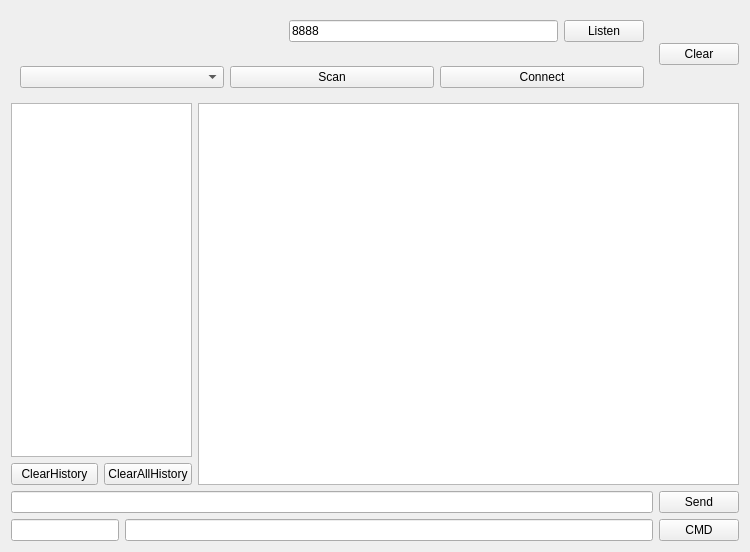
<?xml version="1.0" encoding="UTF-8"?>
<ui version="4.0">
 <class>MainWidget</class>
 <widget class="QWidget" name="MainWidget">
  <property name="geometry">
   <rect>
    <x>0</x>
    <y>0</y>
    <width>750</width>
    <height>552</height>
   </rect>
  </property>
  <property name="windowTitle">
   <string>Form</string>
  </property>
  <layout class="QVBoxLayout" name="verticalLayout_2">
   <item>
    <layout class="QGridLayout" name="gridLayout">
     <item row="0" column="0">
      <widget class="QWidget" name="wgtTcp" native="true">
       <layout class="QHBoxLayout" name="horizontalLayout">
        <item>
         <spacer name="horizontalSpacer_2">
          <property name="orientation">
           <enum>Qt::Horizontal</enum>
          </property>
          <property name="sizeHint" stdset="0">
           <size>
            <width>40</width>
            <height>20</height>
           </size>
          </property>
         </spacer>
        </item>
        <item>
         <widget class="QLineEdit" name="edtListenPort">
          <property name="text">
           <string>8888</string>
          </property>
          <property name="maxLength">
           <number>6</number>
          </property>
         </widget>
        </item>
        <item>
         <widget class="QPushButton" name="btnListen">
          <property name="text">
           <string>Listen</string>
          </property>
         </widget>
        </item>
       </layout>
      </widget>
     </item>
     <item row="1" column="0">
      <widget class="QWidget" name="wgtSerial" native="true">
       <layout class="QHBoxLayout" name="horizontalLayout_7">
        <item>
         <widget class="QComboBox" name="cbCom"/>
        </item>
        <item>
         <widget class="QPushButton" name="btnScan">
          <property name="text">
           <string>Scan</string>
          </property>
         </widget>
        </item>
        <item>
         <widget class="QPushButton" name="btnConnect">
          <property name="text">
           <string>Connect</string>
          </property>
         </widget>
        </item>
       </layout>
      </widget>
     </item>
     <item row="0" column="1" rowspan="2">
      <widget class="QPushButton" name="btnClear">
       <property name="text">
        <string>Clear</string>
       </property>
      </widget>
     </item>
    </layout>
   </item>
   <item>
    <layout class="QHBoxLayout" name="horizontalLayout_6" stretch="1,3">
     <item>
      <layout class="QVBoxLayout" name="verticalLayout">
       <item>
        <widget class="QTableView" name="tableView"/>
       </item>
       <item>
        <layout class="QHBoxLayout" name="horizontalLayout_5">
         <item>
          <widget class="QPushButton" name="btnClearHistory">
           <property name="text">
            <string>ClearHistory</string>
           </property>
          </widget>
         </item>
         <item>
          <widget class="QPushButton" name="btnClearAllHistory">
           <property name="text">
            <string>ClearAllHistory</string>
           </property>
          </widget>
         </item>
        </layout>
       </item>
      </layout>
     </item>
     <item>
      <widget class="QTextEdit" name="textEdit"/>
     </item>
    </layout>
   </item>
   <item>
    <layout class="QHBoxLayout" name="horizontalLayout_2">
     <item>
      <widget class="QLineEdit" name="lineEdit"/>
     </item>
     <item>
      <widget class="QPushButton" name="btnSend">
       <property name="text">
        <string>Send</string>
       </property>
      </widget>
     </item>
    </layout>
   </item>
   <item>
    <layout class="QHBoxLayout" name="horizontalLayout_4">
     <item>
      <layout class="QHBoxLayout" name="horizontalLayout_3" stretch="0,1">
       <item>
        <widget class="QLineEdit" name="edtCMD"/>
       </item>
       <item>
        <widget class="QLineEdit" name="edtParam"/>
       </item>
      </layout>
     </item>
     <item>
      <widget class="QPushButton" name="btnCMD">
       <property name="text">
        <string>CMD</string>
       </property>
      </widget>
     </item>
    </layout>
   </item>
  </layout>
 </widget>
 <resources/>
 <connections/>
</ui>
